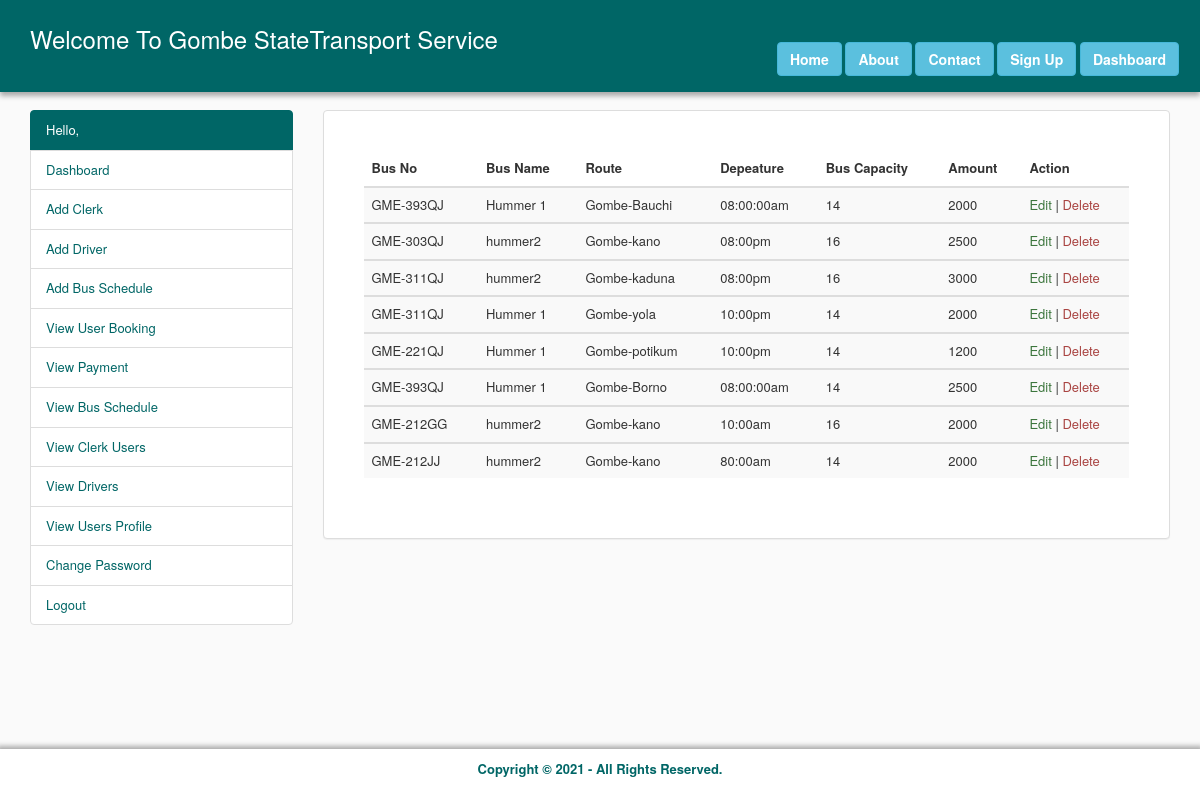
Screenshot of /admin/bus_schedule.php (signed in) with the database file from the repository.
### tables this page shows
CREATE TABLE `bus_schedules` (
  `id` int(11) NOT NULL,
  `bus_no` varchar(200) NOT NULL,
  `bus_name` varchar(200) NOT NULL,
  `route` varchar(200) NOT NULL,
  `depeature` varchar(200) NOT NULL,
  `arrival_time` varchar(200) NOT NULL,
  `capacity` varchar(200) NOT NULL,
  `amount` varchar(200) NOT NULL,
  `status` enum('0','1') NOT NULL
);

### admin/bus_schedule.php (the view, shortened to what this page needs)
<?php
	require '../config/conn.php';
?>
<!DOCTYPE html>
<html>
<head>
	<link rel="stylesheet" type="text/css" href="../css/bootstrap.min.css">
	<link rel="stylesheet" type="text/css" href="../css/style.css">
</head>
<body>
	<?php require '../config/header.php'; ?>
	<div class="container" style="margin-top: 110px">
		<div class="row">
			<?php require '../config/admin_sidebar.php'; ?>
			<div class="col-md-9">
				<div class="panel panel-default">
				  <div class="panel-body" style="padding: 40px">
				  	<form method="POST" action="">
				  		<table class="table table-striped">
						    <thead>
						      <tr>
						        <th>Bus No</th>
						        <th>Bus Name</th>
						        <th>Route</th>
						        <th>Depeature</th>
						        <th>Bus Capacity</th>
						        <th>Amount</th>
						        <th>Action</th>
						      </tr>
						    </thead>
						    <?php
						    	$schedule = mysqli_query($isah,"SELECT * FROM bus_schedules WHERE status ='1' ");
						    	while($viewRows = mysqli_fetch_array($schedule)){
						    ?>
						    <tbody>
						      <tr>
						        <td><?php echo $viewRows['bus_no']; ?></td>
						        <td><?php echo $viewRows['bus_name']; ?></td>
						        <td><?php echo $viewRows['route']; ?></td>
						        <td><?php echo $viewRows['depeature']; ?></td>
						        <td><?php echo $viewRows['capacity']; ?></td>
						        <td><?php echo $viewRows['amount']; ?></td>
						        <td><a href="#" class="text-success">Edit</a> | <a href="delete_bus.php?BusNo=<?php echo $viewRows['bus_no'];?>" class="text-danger">Delete</a></td>
						      </tr>
						    </tbody>
						    <?php } ?>
						  </table>
				  	</form>
				  </div>
				</div>
			</div>
		</div>
	</div>
	<?php require '../config/footer.php'; ?>
</body>
</html>

### css/style.css (style rules this page uses)
body { font-size: 13px; background-color: #fafafa; }

### rows the page displays
bus_schedules: bus_no "GME-393QJ", bus_name "Hummer 1", route "Gombe-Bauchi", depeature "08:00:00am", capacity "14", amount "2000"
bus_schedules: bus_no "GME-303QJ", bus_name "hummer2", route "Gombe-kano", depeature "08:00pm", capacity "16", amount "2500"
bus_schedules: bus_no "GME-311QJ", bus_name "hummer2", route "Gombe-kaduna", depeature "08:00pm", capacity "16", amount "3000"
bus_schedules: bus_no "GME-311QJ", bus_name "Hummer 1", route "Gombe-yola", depeature "10:00pm", capacity "14", amount "2000"
bus_schedules: bus_no "GME-221QJ", bus_name "Hummer 1", route "Gombe-potikum", depeature "10:00pm", capacity "14", amount "1200"
bus_schedules: bus_no "GME-393QJ", bus_name "Hummer 1", route "Gombe-Borno", depeature "08:00:00am", capacity "14", amount "2500"
bus_schedules: bus_no "GME-212GG", bus_name "hummer2", route "Gombe-kano", depeature "10:00am", capacity "16", amount "2000"
bus_schedules: bus_no "GME-212JJ", bus_name "hummer2", route "Gombe-kano", depeature "80:00am", capacity "14", amount "2000"
